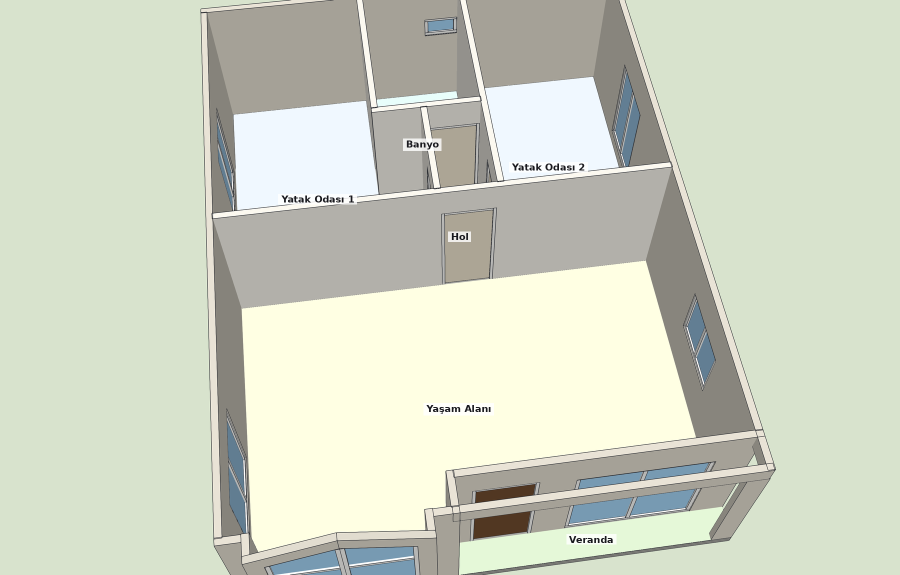
#> input picture deneme/2026-10-12_ilk_is/cizimler/T1012CV_A/T1012CV_catisiz.png, 1800 x 1150 px, given in place of T1012CV_catisiz.png_plan.png, which was not available (shown at 1/2 size)
$ python teslim_paketi.py cizimler/T1012CV_A/T1012CV_catisiz.png cizimler/T1012CV_A/T1012CV_gorunusler.png
#> lines starting #> are read from the running program, lines starting #| are printed output that depends on the picture; pictures that were not available may be replaced by others from this repository, and a replacement may not be noted
#!/usr/bin/env python3
"""Bayi talebi (12 Ekim 2026): seçilen çizimin bayi ve mühendis paketleri. Lokman, 13:17: "seçenek 2 olacak ayırabilir misin?"; 13:49: çift cumba, 1 m veranda.

Bayiye: teslim/T1012C_bayi.pdf
  1. sunum sayfası (plan, iki ön perspektif, ön görünüş)
  2. çizim paftası
  3. dört perspektif
Mühendise: teslim/T1012C_muhendis.zip
  IFC, yükleme listesi (PDF ve md), pafta, makaslı ve çatısız görünüş
Yükleme listesi bayiye gitmez (CIO kararı). Görseller genel motorun çizim setinden; burada yalnız dizilir. Ad, telefon, fiyat içermez.
Antet yok: sayfalarda başlık ve TASLAK satırı yok (Lokman, 12 Ekim 2026 15:30: "anteti kaldıralım"; Portman'ın ilk gerçek işi).
Kullanım: python teslim_paketi.py <KOD> "<sunum alt notu>"   (KOD: T1012C, T1012CV)
"""
import subprocess
import sys
import textwrap
import zipfile
from pathlib import Path

import matplotlib
matplotlib.use("Agg")
import matplotlib.pyplot as plt
import numpy as np
from matplotlib.backends.backend_pdf import PdfPages
from PIL import Image

K = Path(__file__).resolve().parent
KOD = sys.argv[1]
ALT_NOT = sys.argv[2]
C = K / f"cizimler/{KOD}_A"
T = K / "teslim"
T.mkdir(exist_ok=True)
A4Y = (16.54, 11.69)   # A3 yatay (inç); PDF'te sayfa oranı korunur
PLAN_ALT = 0.85        # plan görselinde planın bittiği yer: antetsiz görselde plan 0,841'de biter, açıklamalar 0,862'de başlar


def ac(ad):
    return Image.open(C / ad).convert("RGB")


def kirp_beyaz(im, esik=245, pay=12):
    b = im.convert("L").point(lambda v: 0 if v > esik else 255).getbbox()
    return im.crop((max(0, b[0] - pay), max(0, b[1] - pay), min(im.width, b[2] + pay), min(im.height, b[3] + pay))) if b else im


def kirp_zemin(im, pay=30):
    """Perspektifte zemin ve gökyüzü dışında kalan (bina) kutusu."""
    a = np.asarray(im).astype(int)
    zemin = a[-5, 5]
    gok = a[5, -5] if abs(a[5, -5] - zemin).sum() > 30 else zemin
    fark = np.minimum(np.abs(a - zemin).sum(axis=2), np.abs(a - gok).sum(axis=2))
    ys, xs = np.where(fark > 45)
    return im.crop((max(0, xs.min() - pay), max(0, ys.min() - pay), min(im.width, xs.max() + pay), min(im.height, ys.max() + pay)))


def gorunus(im, sira):
    """Görünüşler görselinden biri (0 ön, 1 arka, 2 sol, 3 sağ). Satırlar, ortadaki en uzun boş bantın ortasından ayrılır (antetsiz
    görselde sabit oranlar alttaki satırın başlığını kesiyordu); sütunlar görselin ortasından."""
    w, h = im.size
    bos = ~(np.asarray(im.convert("L")) < 245).any(axis=1)
    en, bant, bas = (0, h // 2), 0, None
    for i in range(int(0.3 * h), int(0.7 * h) + 1):
        if i < int(0.7 * h) and bos[i]:
            bas = i if bas is None else bas
        elif bas is not None:
            if i - bas > bant:
                bant, en = i - bas, (bas, i)
            bas = None
    bol = (en[0] + en[1]) // 2 if bant else h // 2
    x0 = (sira % 2) * (w // 2)
    return kirp_beyaz(im.crop((x0, 0 if sira < 2 else bol, x0 + w // 2, bol if sira < 2 else h)))


def yerlestir(fig, im, kutu, baslik=None, bs=12):
    ax = fig.add_axes(kutu)
    ax.imshow(im)
    ax.set_axis_off()
    if baslik:
        ax.set_title(baslik, fontsize=bs, fontweight="bold", loc="left")


_p = ac(f"{KOD}_plan.png")
#> in ac, returned value is the input picture: PIL image 1800x1150 RGB; mean R, G, B 207.4, 212.6, 195.7
plan = kirp_beyaz(_p.crop((0, 0, int(0.66 * _p.width), int(PLAN_ALT * _p.height))))   # alttaki açıklama satırları dışarıda
#> in kirp_beyaz, `b = im.convert("L").point(lambda v: 0 if v > esik else 255).getbbox()`: b = (0, 0, 1188, 977)
#> in kirp_beyaz, `return im.crop((max(0, b[0] - pay), max(0, b[1] - pay), min(im.width, ..`:
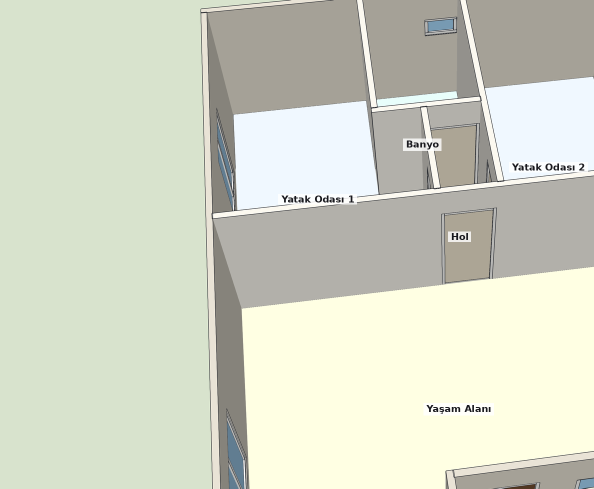
#> returned value: PIL image 1188x977 RGB (shown at 1/2 size); mean R, G, B 210.6, 214.1, 198
g = ac(f"{KOD}_gorunusler.png")
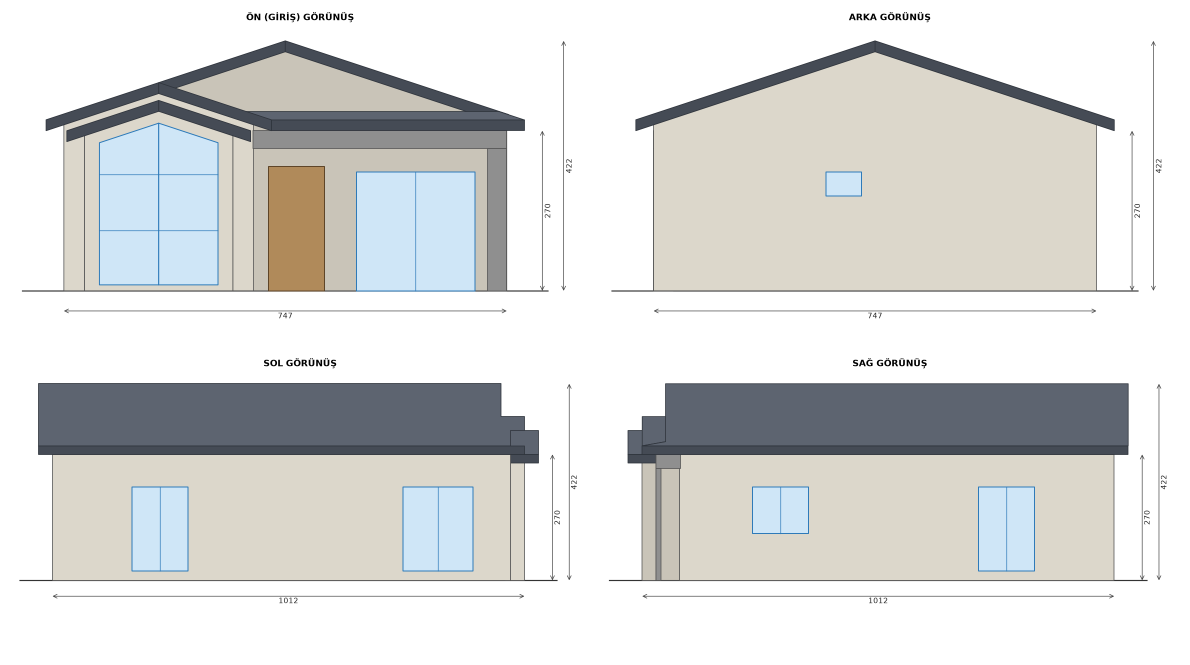
#> input picture deneme/2026-10-12_ilk_is/cizimler/T1012CV_A/T1012CV_gorunusler.png, 2380 x 1330 px, given in place of T1012CV_catisiz.png_gorunusler.png, which was not available (shown at 1/2 size)
on, sol = gorunus(g, 0), gorunus(g, 2)
#> after the loop in gorunus, `for i in range(int(0.3 * h), int(0.7 * h) + 1):`: bant = 79; en = (637, 716)
#> in gorunus, `bol = (en[0] + en[1]) // 2 if bant else h // 2`: bol = 676
#> call 2 of kirp_beyaz, with esik = 245, pay = 12
#> in kirp_beyaz (call 2), `b = im.convert("L").point(lambda v: 0 if v > esik else 255).getbbox()`: b = (43, 24, 1144, 637)
#> in kirp_beyaz (call 2), `return im.crop((max(0, b[0] - pay), max(0, b[1] - pay), min(im.width, ..`:
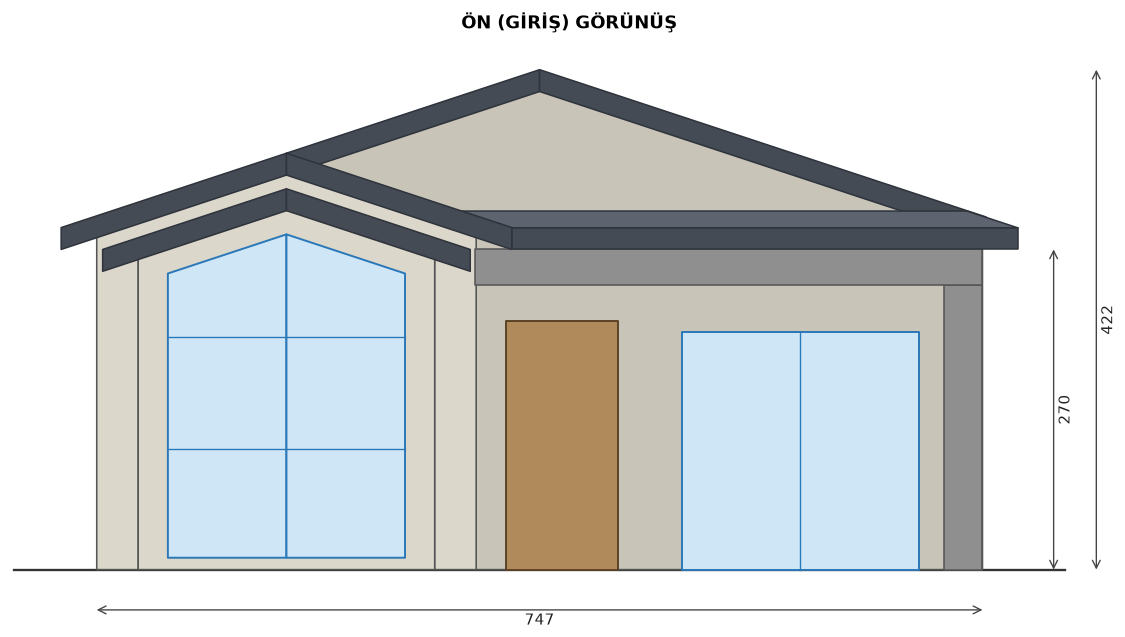
#> returned value: PIL image 1125x637 RGB; mean R, G, B 211.8, 214.5, 214.5
#> the loop in gorunus (call 2), `for i in range(int(0.3 * h), int(0.7 * h) + 1):` made 532 passes
#> (bant, en) on pass 219: (33, (584, 617))
#> call 3 of kirp_beyaz, with esik = 245, pay = 12
#> in kirp_beyaz (call 3), `b = im.convert("L").point(lambda v: 0 if v > esik else 255).getbbox()`: b = (38, 40, 1154, 531)
#> in kirp_beyaz (call 3), `return im.crop((max(0, b[0] - pay), max(0, b[1] - pay), min(im.width, ..`:
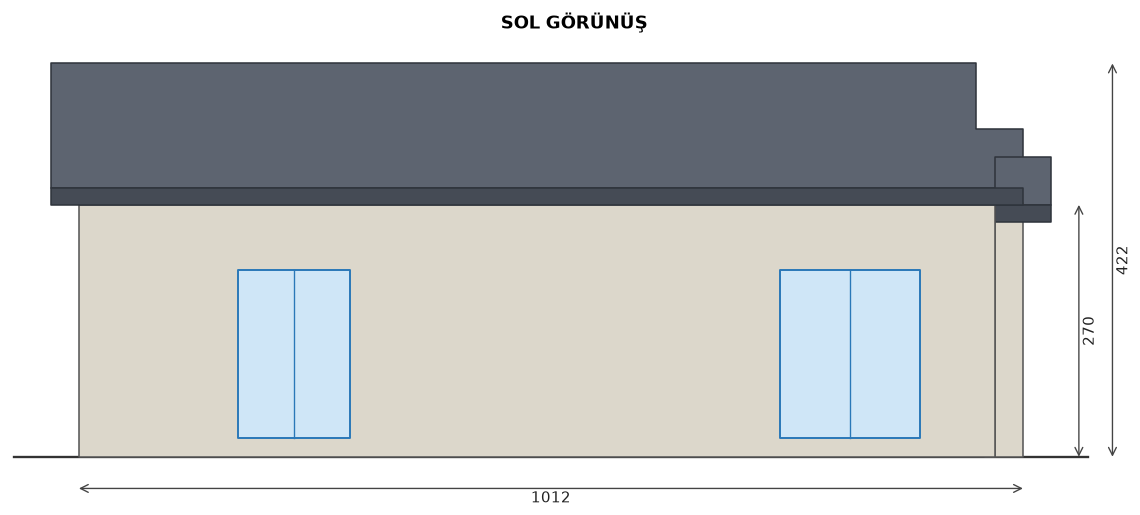
#> returned value: PIL image 1140x515 RGB; mean R, G, B 197.5, 199.5, 199.8
ps = {ad: kirp_zemin(ac(f"{KOD}_perspektif_{ad}.png")) for ad in ("on_sol", "on_sag", "arka_sol", "arka_sag")}
#> in kirp_zemin, `zemin = a[-5, 5]`: zemin = [255, 255, 255]
#> in kirp_zemin, `fark = np.minimum(np.abs(a - zemin).sum(axis=2), np.abs(a - gok).sum(a..`:
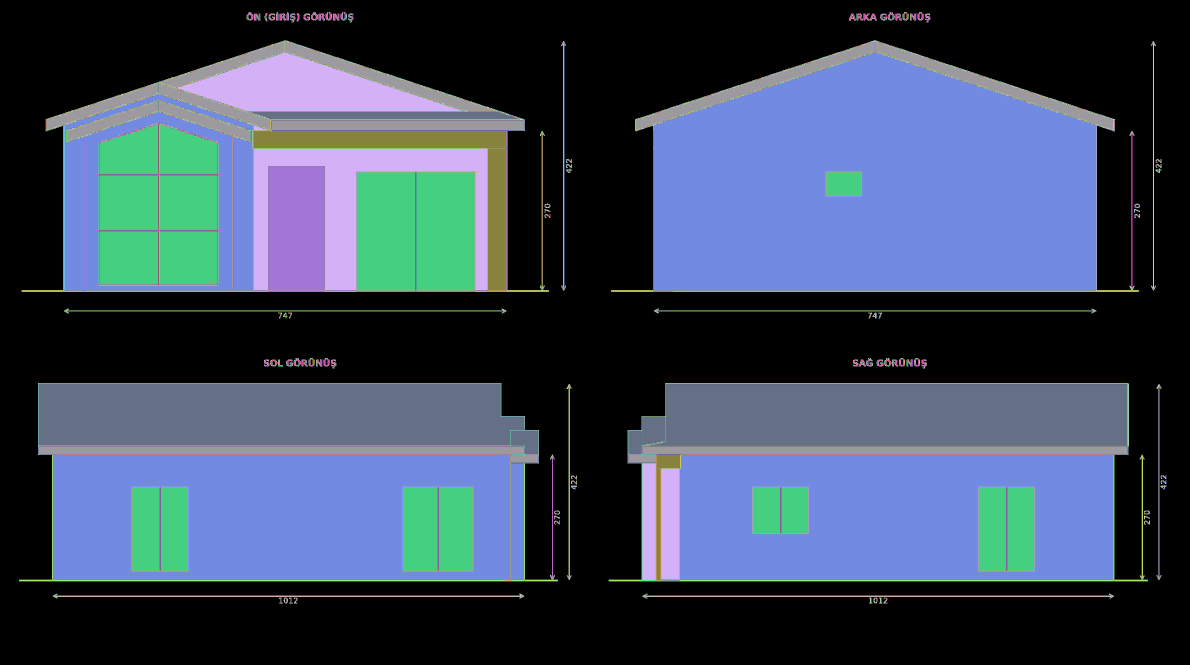
#> fark: shape (1330, 2380) int64 (shown at 1/2 size); 597 distinct labels, from 0 to 765; one colour per label, 0 black
#> in kirp_zemin, `return im.crop((max(0, xs.min() - pay), max(0, ys.min() - pay), min(im..`:
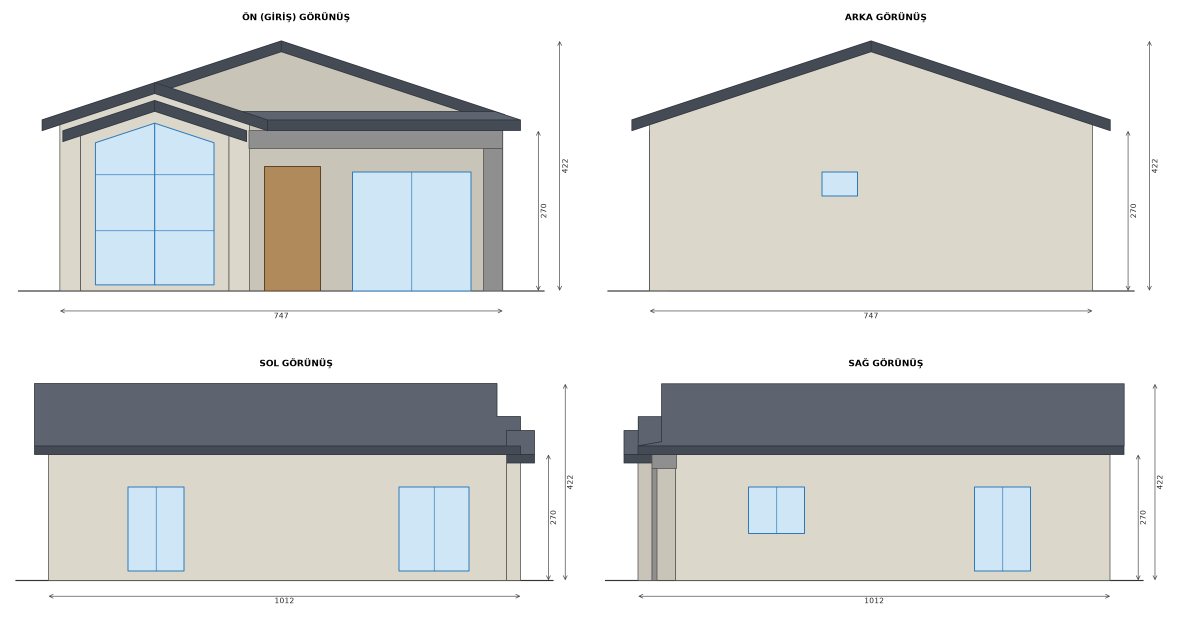
#> returned value: PIL image 2354x1236 RGB (shown at 1/2 size); mean R, G, B 214.8, 215.5, 214.2
#> (the run stopped early here; a loop or call above may not have finished)
